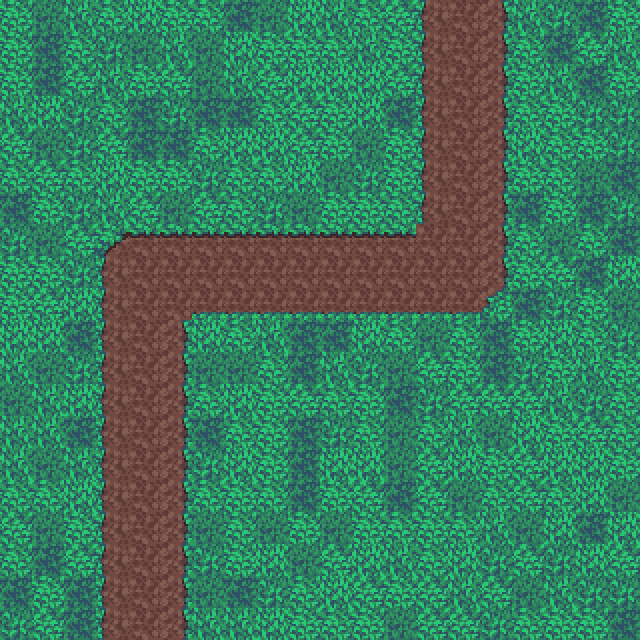

This is a level from a 2D game, rendered from its Tiled map with the project's own tilesets. A one-line summary and the complete map file follow:
An orthogonal 20x20 tile map with 32x32 px tiles, 1 tile layer (floor) and 3 objects (entrance).

<map version="1.2" tiledversion="1.2.4" orientation="orthogonal" renderorder="right-down" width="20" height="20" tilewidth="32" tileheight="32" infinite="0" nextlayerid="4" nextobjectid="7">
 <tileset firstgid="1" source="../maps/overworld-tileset.tsx" />
 <layer id="1" name="floor" width="20" height="20">
  <data encoding="csv">
24,30,28,26,27,24,26,31,30,27,28,26,25,61,62,63,28,29,31,24,
24,31,26,29,30,28,30,27,24,24,26,28,24,61,62,63,26,31,25,28,
24,31,25,28,24,25,30,28,25,27,27,27,25,61,62,63,24,28,31,24,
28,27,29,26,31,29,31,31,26,25,24,27,31,61,62,63,26,24,29,29,
25,30,29,25,31,31,26,27,27,25,24,30,24,61,62,63,27,26,24,29,
26,25,26,27,24,24,29,26,26,27,30,29,24,61,62,63,24,26,30,31,
31,24,29,28,25,30,25,26,29,30,24,24,26,61,62,63,31,24,31,29,
29,30,25,39,40,40,40,40,40,40,40,40,40,62,62,63,26,30,26,31,
24,24,29,61,62,62,62,62,62,62,62,62,62,62,62,63,24,25,31,27,
24,25,27,61,62,62,84,84,84,84,84,84,84,84,84,85,31,29,24,30,
27,27,31,61,62,63,27,26,28,31,31,27,26,30,26,31,24,27,26,29,
28,30,29,61,62,63,30,30,26,31,28,29,30,25,24,31,29,24,28,24,
30,28,27,61,62,63,26,27,24,25,26,24,31,29,25,25,25,28,29,26,
28,28,31,61,62,63,31,26,24,31,29,26,30,26,28,30,27,24,25,26,
28,30,28,61,62,63,29,27,24,31,27,27,30,25,27,24,25,27,27,24,
26,26,27,61,62,63,26,24,26,31,24,25,31,25,30,26,25,26,27,30,
25,30,24,61,62,63,30,26,30,24,30,24,26,24,26,28,30,27,31,27,
26,31,25,61,62,63,29,24,27,30,25,27,28,26,27,29,25,29,27,25,
31,24,31,61,62,63,30,31,29,26,27,25,24,25,28,25,30,28,29,29,
29,25,31,61,62,63,28,28,27,24,26,24,30,25,25,29,26,24,24,31
</data>
 </layer>
 <objectgroup id="3" name="objects">
  <object id="4" gid="2" x="128" y="288" width="32" height="32">
   <properties>
    <property name="levelGroup" value="Beginner's Alley" />
   </properties>
  </object>
  <object id="5" gid="2" x="448" y="288" width="32" height="32">
   <properties>
    <property name="levelGroup" value="Spike Lane" />
   </properties>
  </object>
 </objectgroup>
 <objectgroup id="2" name="markers">
  <object id="1" name="entrance" x="141" y="628">
   <point />
  </object>
 </objectgroup>
</map>
